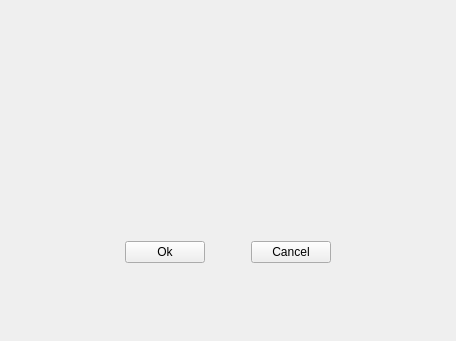
<?xml version="1.0" encoding="UTF-8"?>
<ui version="4.0">
 <class>QewSimpleDialogForm</class>
 <widget class="QewSimpleDialog" name="QewSimpleDialogForm">
  <property name="windowModality">
   <enum>Qt::NonModal</enum>
  </property>
  <property name="geometry">
   <rect>
    <x>0</x>
    <y>0</y>
    <width>456</width>
    <height>341</height>
   </rect>
  </property>
  <property name="windowTitle">
   <string>QewSimpleDialogForm</string>
  </property>
  <property name="containerName" stdset="0">
   <cstring>QewContainerFrame</cstring>
  </property>
  <property name="buttonsWidgetName" stdset="0">
   <cstring>buttonsWidget</cstring>
  </property>
  <layout class="QVBoxLayout" name="verticalLayout">
   <item>
    <widget class="QFrame" name="QewContainerFrame">
     <property name="frameShape">
      <enum>QFrame::NoFrame</enum>
     </property>
     <property name="frameShadow">
      <enum>QFrame::Raised</enum>
     </property>
    </widget>
   </item>
   <item>
    <widget class="QWidget" name="buttonsWidget" native="true">
     <layout class="QHBoxLayout" name="horizontalLayout">
      <item>
       <spacer name="spacer1">
        <property name="orientation">
         <enum>Qt::Horizontal</enum>
        </property>
        <property name="sizeType">
         <enum>QSizePolicy::Expanding</enum>
        </property>
        <property name="sizeHint" stdset="0">
         <size>
          <width>97</width>
          <height>13</height>
         </size>
        </property>
       </spacer>
      </item>
      <item>
       <widget class="QPushButton" name="okButton">
        <property name="text">
         <string>Ok</string>
        </property>
       </widget>
      </item>
      <item>
       <spacer name="horizontalSpacer">
        <property name="orientation">
         <enum>Qt::Horizontal</enum>
        </property>
        <property name="sizeType">
         <enum>QSizePolicy::Preferred</enum>
        </property>
        <property name="sizeHint" stdset="0">
         <size>
          <width>40</width>
          <height>20</height>
         </size>
        </property>
       </spacer>
      </item>
      <item>
       <widget class="QPushButton" name="cancelButton">
        <property name="text">
         <string>Cancel</string>
        </property>
       </widget>
      </item>
      <item>
       <spacer name="spacer2">
        <property name="orientation">
         <enum>Qt::Horizontal</enum>
        </property>
        <property name="sizeType">
         <enum>QSizePolicy::Expanding</enum>
        </property>
        <property name="sizeHint" stdset="0">
         <size>
          <width>97</width>
          <height>13</height>
         </size>
        </property>
       </spacer>
      </item>
     </layout>
    </widget>
   </item>
  </layout>
 </widget>
 <layoutdefault spacing="6" margin="11"/>
 <customwidgets>
  <customwidget>
   <class>QewSimpleDialog</class>
   <extends>QWidget</extends>
   <header>../qew-6/src/qewsimpledialog.h</header>
   <container>1</container>
  </customwidget>
 </customwidgets>
 <includes>
  <include location="local">../qew-6/src/qewsimpledialog.h</include>
 </includes>
 <resources/>
 <connections>
  <connection>
   <sender>okButton</sender>
   <signal>clicked()</signal>
   <receiver>QewSimpleDialogForm</receiver>
   <slot>accept()</slot>
   <hints>
    <hint type="sourcelabel">
     <x>20</x>
     <y>20</y>
    </hint>
    <hint type="destinationlabel">
     <x>20</x>
     <y>20</y>
    </hint>
   </hints>
  </connection>
  <connection>
   <sender>cancelButton</sender>
   <signal>clicked()</signal>
   <receiver>QewSimpleDialogForm</receiver>
   <slot>reject()</slot>
   <hints>
    <hint type="sourcelabel">
     <x>20</x>
     <y>20</y>
    </hint>
    <hint type="destinationlabel">
     <x>20</x>
     <y>20</y>
    </hint>
   </hints>
  </connection>
 </connections>
 <slots>
  <slot>accept()</slot>
  <slot>reject()</slot>
 </slots>
</ui>
